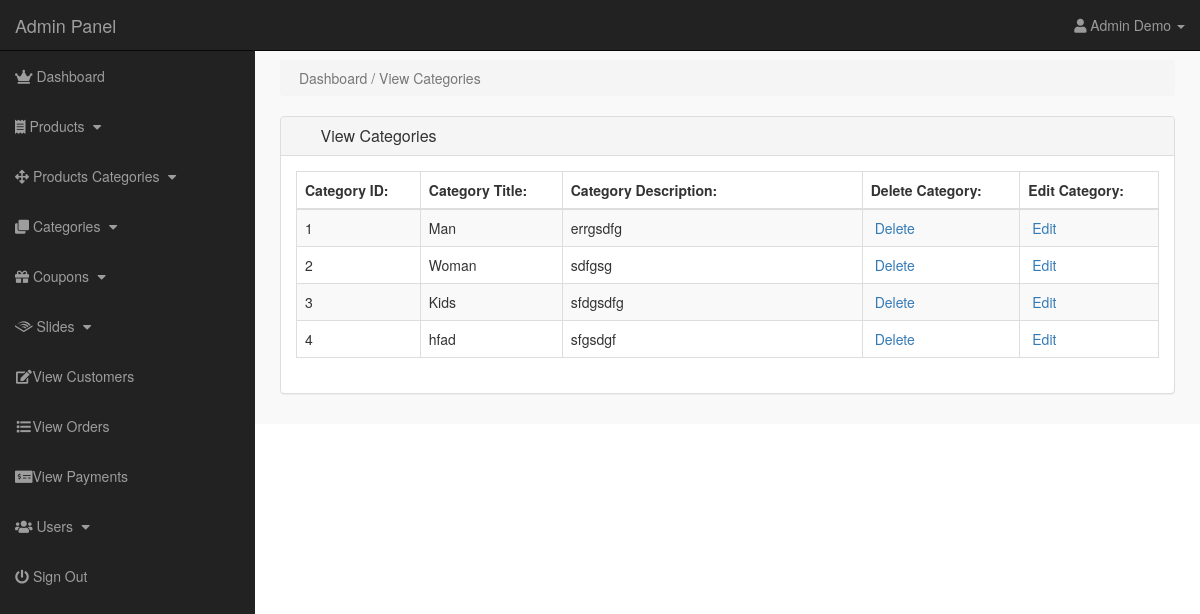
The page /admin/index.php?view_cat (signed in) on the database as committed earlier.
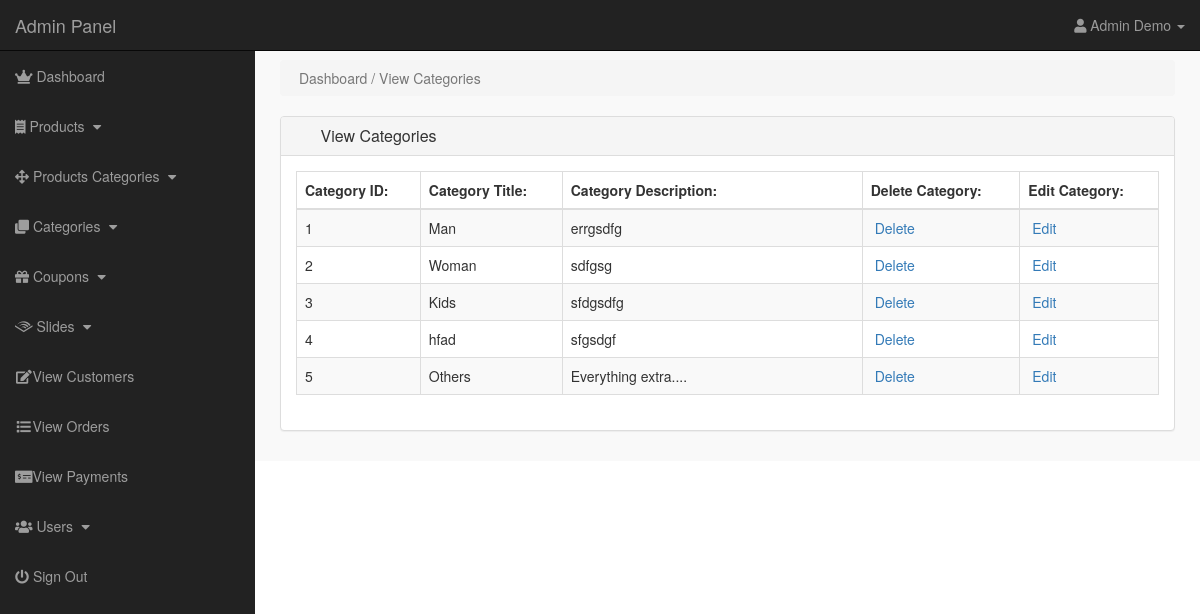
The same page on the database as committed later.
### tables this page shows
CREATE TABLE `categories` (
  `cat_id` int(11) NOT NULL,
  `cat_title` text NOT NULL,
  `cat_desc` text NOT NULL
);

### admin/view_cats.php (the view)
<?php
if(!isset($_SESSION['admin_email'])){
echo "<script>window.open('login.php','_self')</script>";
}
else {
?>
    <div class="row">
        <div class="col-lg-12">
            <ol class="breadcrumb">
                <li class="active">
                    <i class="fa fa-dashboard"></i> Dashboard / View Categories
                </li>
            </ol>
        </div>
    </div>
    <div class="row">
        <div class="col-lg-12">
            <div class="panel panel-default">
                <div class="panel-heading">
                    <h3 class="panel-title">
                        <i class="fa fa-money fa-fw"></i> View Categories
                    </h3>
                </div>
                <div class="panel-body">
                    <div class="table-responsive">
                        <table class="table table-bordered table-hover table-striped">
                            <thead>
                                <tr>
                                    <th>Category ID:</th>
                                    <th>Category Title:</th>
                                    <th>Category Description:</th>
                                    <th>Delete Category:</th>
                                    <th>Edit Category:</th>
                                </tr>
                            </thead>
                            <tbody>
                                <?php
$i=0;
$get_cats = "select * from categories";
$run_cats = mysqli_query($con,$get_cats);
while($row_cats = mysqli_fetch_array($run_cats)){
$cat_id = $row_cats['cat_id'];
$cat_title = $row_cats['cat_title'];
$cat_desc = $row_cats['cat_desc'];
$i++;
?>
                                <tr>
                                    <td>
                                        <?php echo $i; ?>
                                    </td>
                                    <td>
                                        <?php echo $cat_title; ?>
                                    </td>
                                    <td width="300">
                                        <?php echo $cat_desc; ?>
                                    </td>
                                    <td>
                                        <a href="index.php?delete_cat=<?php echo $cat_id; ?>">
<i class="fa fa-trash-o" ></i> Delete
</a>
                                    </td>
                                    <td>
                                        <a href="index.php?edit_cat=<?php echo $cat_id; ?>">
<i class="fa fa-pencil" ></i> Edit
</a>
                                    </td>
                                </tr>
                                <?php } ?>
                            </tbody>
                        </table>
                    </div>
                </div>
            </div>
        </div>
    </div>
    <?php } ?>

Rows that differ between the two databases and show on the page:
added categories: cat_title "Others", cat_desc "Everything extra...."
